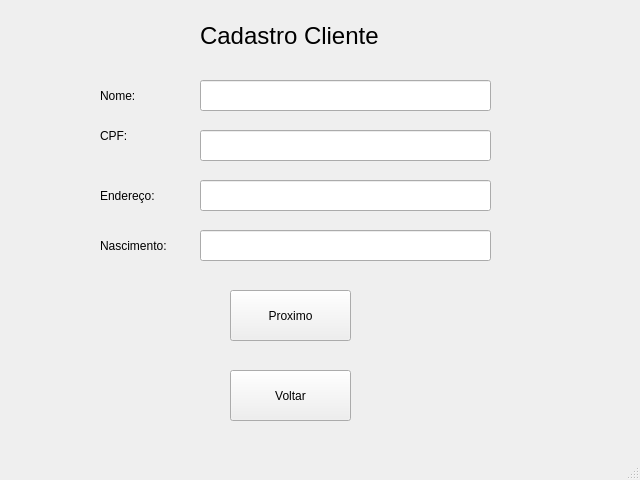
<?xml version="1.0" encoding="UTF-8"?>
<ui version="4.0">
 <class>MainWindow</class>
 <widget class="QMainWindow" name="MainWindow">
  <property name="geometry">
   <rect>
    <x>0</x>
    <y>0</y>
    <width>640</width>
    <height>480</height>
   </rect>
  </property>
  <property name="windowTitle">
   <string>MainWindow</string>
  </property>
  <widget class="QWidget" name="centralwidget">
   <widget class="QLabel" name="label">
    <property name="geometry">
     <rect>
      <x>200</x>
      <y>10</y>
      <width>191</width>
      <height>51</height>
     </rect>
    </property>
    <property name="font">
     <font>
      <pointsize>18</pointsize>
     </font>
    </property>
    <property name="text">
     <string>Cadastro Cliente</string>
    </property>
   </widget>
   <widget class="QLabel" name="label_2">
    <property name="geometry">
     <rect>
      <x>100</x>
      <y>80</y>
      <width>71</width>
      <height>31</height>
     </rect>
    </property>
    <property name="text">
     <string>Nome:</string>
    </property>
   </widget>
   <widget class="QLabel" name="label_3">
    <property name="geometry">
     <rect>
      <x>100</x>
      <y>120</y>
      <width>71</width>
      <height>31</height>
     </rect>
    </property>
    <property name="text">
     <string>CPF:</string>
    </property>
   </widget>
   <widget class="QLabel" name="label_4">
    <property name="geometry">
     <rect>
      <x>100</x>
      <y>180</y>
      <width>101</width>
      <height>31</height>
     </rect>
    </property>
    <property name="text">
     <string>Endereço:</string>
    </property>
   </widget>
   <widget class="QLabel" name="label_5">
    <property name="geometry">
     <rect>
      <x>100</x>
      <y>230</y>
      <width>121</width>
      <height>31</height>
     </rect>
    </property>
    <property name="text">
     <string>Nascimento:</string>
    </property>
   </widget>
   <widget class="QPushButton" name="pushButton">
    <property name="geometry">
     <rect>
      <x>230</x>
      <y>290</y>
      <width>121</width>
      <height>51</height>
     </rect>
    </property>
    <property name="text">
     <string>Proximo</string>
    </property>
   </widget>
   <widget class="QLineEdit" name="lineEdit">
    <property name="geometry">
     <rect>
      <x>200</x>
      <y>80</y>
      <width>291</width>
      <height>31</height>
     </rect>
    </property>
   </widget>
   <widget class="QLineEdit" name="lineEdit_2">
    <property name="geometry">
     <rect>
      <x>200</x>
      <y>130</y>
      <width>291</width>
      <height>31</height>
     </rect>
    </property>
   </widget>
   <widget class="QLineEdit" name="lineEdit_3">
    <property name="geometry">
     <rect>
      <x>200</x>
      <y>180</y>
      <width>291</width>
      <height>31</height>
     </rect>
    </property>
   </widget>
   <widget class="QLineEdit" name="lineEdit_4">
    <property name="geometry">
     <rect>
      <x>200</x>
      <y>230</y>
      <width>291</width>
      <height>31</height>
     </rect>
    </property>
   </widget>
   <widget class="QPushButton" name="pushButton_2">
    <property name="geometry">
     <rect>
      <x>230</x>
      <y>370</y>
      <width>121</width>
      <height>51</height>
     </rect>
    </property>
    <property name="text">
     <string>Voltar</string>
    </property>
   </widget>
  </widget>
  <widget class="QMenuBar" name="menubar">
   <property name="geometry">
    <rect>
     <x>0</x>
     <y>0</y>
     <width>640</width>
     <height>21</height>
    </rect>
   </property>
  </widget>
  <widget class="QStatusBar" name="statusbar"/>
 </widget>
 <resources/>
 <connections/>
</ui>
